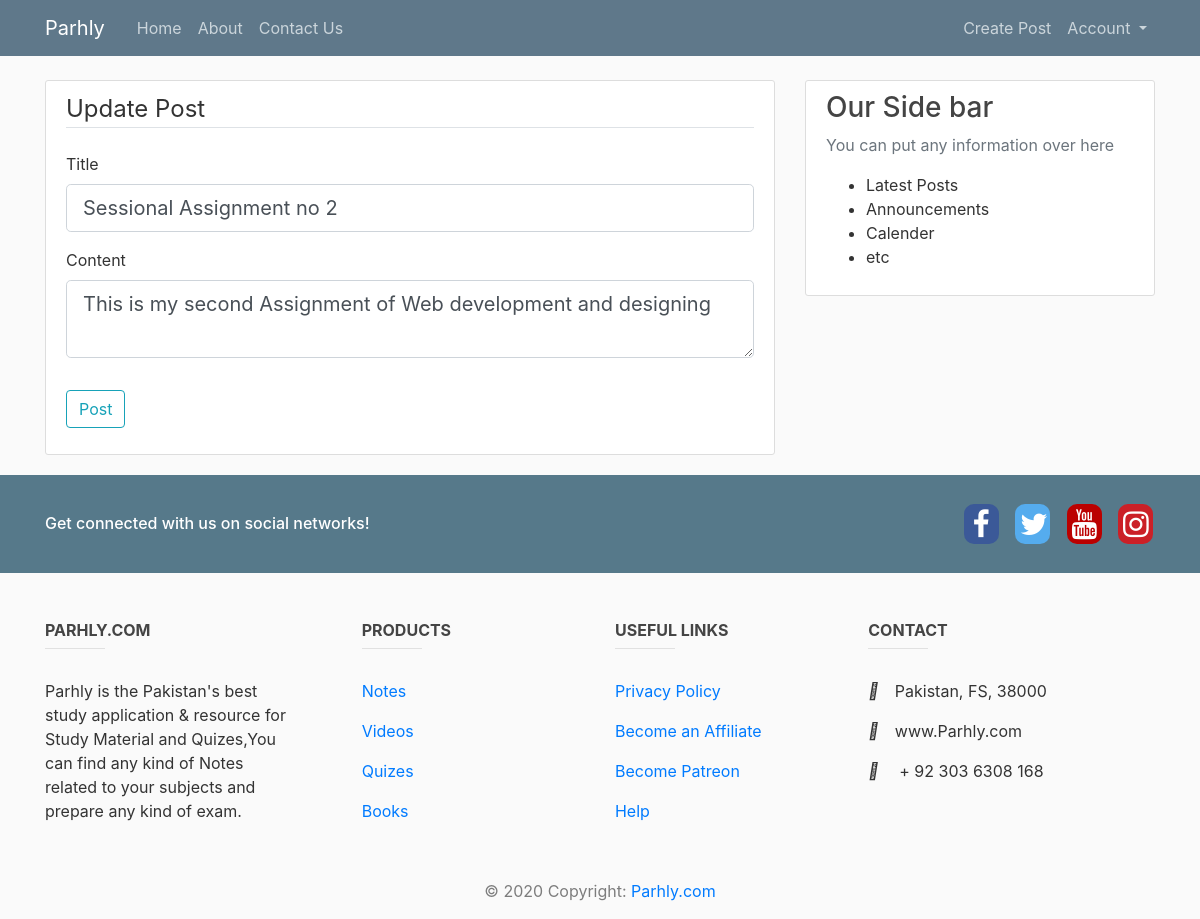
Screenshot of /post/1/update (signed in) with the database file from the repository.
### server.py (models this page shows, shortened)
class Post(db.Model):
    id = db.Column(db.Integer, primary_key=True)
    title = db.Column(db.String(100), nullable=False)
    date_posted = db.Column(db.DateTime, nullable=False,
                            default=datetime.utcnow)
    content = db.Column(db.Text, nullable=False)
    user_id = db.Column(db.Integer, db.ForeignKey('user.id'), nullable=False)

### server.py (the view)
@app.route("/post/<int:post_id>/update", methods=['GET', 'POST'])
@login_required
def update_post(post_id):
    post = Post.query.get_or_404(post_id)
    if post.author != current_user:
        abort(403)
    form = PostForm()
    if form.validate_on_submit():
        post.title = form.title.data
        post.content = form.content.data
        db.session.commit()
        flash('Your post has been Updated!', 'success')
        return redirect(url_for('post', post_id=post.id))
    elif request.method == 'GET':
        form.title.data = post.title
        form.content.data = post.content
    return render_template('create_post.html', title="Update Post", form=form, legend='Update Post')

### server.py
class PostForm(FlaskForm):
    title = StringField('Title', validators=[DataRequired()])
    content = TextAreaField('Content', validators=[DataRequired()])
    submit = SubmitField('Post')

### server.py (called while the page is built)
@login_manager.user_loader
def load_user(user_id):
    return User.query.get(int(user_id))

### templates/create_post.html (shortened to what this page needs)
{% extends 'layout.html' %}
{% block body %}
    <div class="content-section">
        <form action="" method="POST">
            <fieldset class="form-group">
                <legend class="border-bottom mb-4">{{legend}}</legend>
                <div class="form-group">
                    {{form.title.label(class="form-control-label")}}
                    {% if form.title.errors %}
                    {{form.title(class="form-control form-control-lg is-invalid")}}
                    <div class="invalid-feedback">
                        {% for error in form.title.errors %}
                        <span>{{error}}</span>
                        {% endfor %}
                    </div>
                    {% else %}
                    {{form.title(class="form-control form-control-lg")}}
                    {% endif %}
                </div>
                <div class="form-group">
                    {{form.content.label(class="form-control-label")}}
                    {% if form.content.errors %}
                    {{form.content(class="form-control form-control-lg is-invalid")}}
                    <div class="invalid-feedback">
                        {% for error in form.content.errors %}
                        <span>{{error}}</span>
                        {% endfor %}
                    </div>
                    {% else %}
                    {{form.content(class="form-control form-control-lg")}}
                    {% endif %}
                </div>
            </fieldset>
            <div class="form-group">
                {{form.submit(class="btn btn-outline-info")}}
            </div>
        </form>
    </div>
{% endblock %}

### static/styles.css (style rules this page uses)
body { background: #fafafa; color: #333333; margin-top: 5rem; }
.content-section { background: #ffffff; padding: 10px 20px; border: 1px solid #dddddd; border-radius: 3px; margin-bottom: 20px; }

### rows the page displays
Post: title "Sessional Assignment no 2", content "This is my second Assignment of Web development and designing"

### other values shown
{{ legend }} "Update Post"
